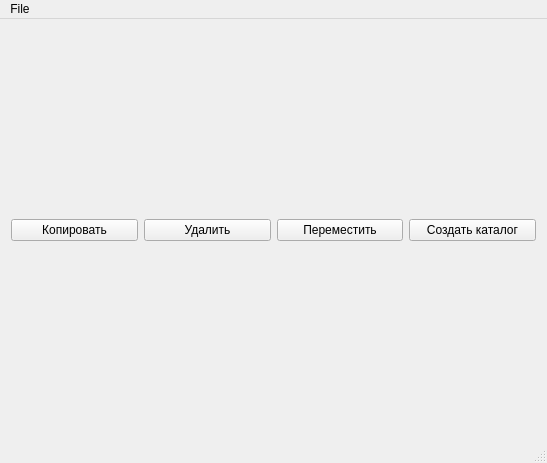
<?xml version="1.0" encoding="UTF-8"?>
<ui version="4.0">
 <class>MainWindow</class>
 <widget class="QMainWindow" name="MainWindow">
  <property name="geometry">
   <rect>
    <x>0</x>
    <y>0</y>
    <width>547</width>
    <height>463</height>
   </rect>
  </property>
  <property name="windowTitle">
   <string>MainCommander</string>
  </property>
  <widget class="QWidget" name="centralWidget">
   <layout class="QGridLayout" name="gridLayout_3">
    <item row="1" column="3">
     <widget class="QPushButton" name="Button_mkdir">
      <property name="text">
       <string>Создать каталог</string>
      </property>
     </widget>
    </item>
    <item row="1" column="0">
     <widget class="QPushButton" name="Button_copy">
      <property name="text">
       <string>Копировать</string>
      </property>
     </widget>
    </item>
    <item row="0" column="0" colspan="4">
     <layout class="QGridLayout" name="gridLayout"/>
    </item>
    <item row="1" column="1">
     <widget class="QPushButton" name="Button_remove">
      <property name="text">
       <string>Удалить</string>
      </property>
     </widget>
    </item>
    <item row="1" column="2">
     <widget class="QPushButton" name="Button_move">
      <property name="text">
       <string>Переместить</string>
      </property>
     </widget>
    </item>
   </layout>
  </widget>
  <widget class="QMenuBar" name="menuBar">
   <property name="geometry">
    <rect>
     <x>0</x>
     <y>0</y>
     <width>547</width>
     <height>23</height>
    </rect>
   </property>
   <widget class="QMenu" name="menuFile">
    <property name="title">
     <string>File</string>
    </property>
    <addaction name="actionOpen_terminal"/>
    <addaction name="actionExit"/>
   </widget>
   <addaction name="menuFile"/>
  </widget>
  <widget class="QStatusBar" name="statusBar"/>
  <action name="actionOpen_terminal">
   <property name="text">
    <string>Open terminal</string>
   </property>
  </action>
  <action name="actionExit">
   <property name="text">
    <string>Exit</string>
   </property>
  </action>
 </widget>
 <layoutdefault spacing="6" margin="11"/>
 <resources/>
 <connections/>
</ui>
